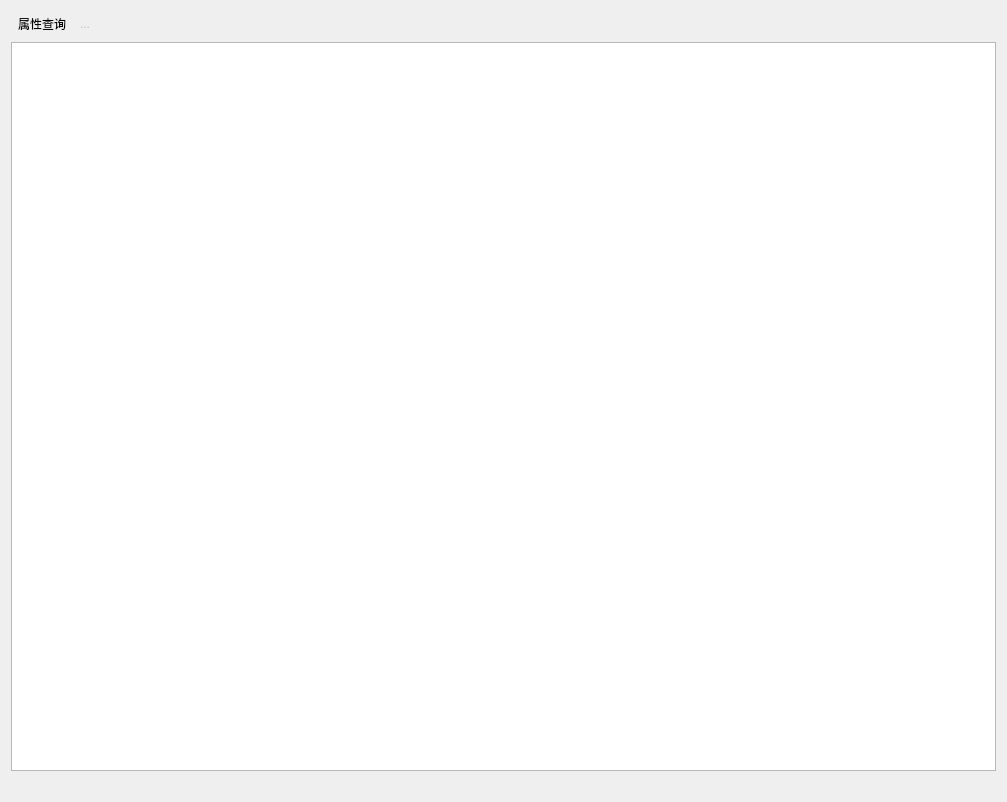
<?xml version="1.0" encoding="UTF-8"?>
<ui version="4.0">
 <class>Dialog</class>
 <widget class="QDialog" name="Dialog">
  <property name="geometry">
   <rect>
    <x>0</x>
    <y>0</y>
    <width>1007</width>
    <height>802</height>
   </rect>
  </property>
  <property name="windowTitle">
   <string>样本库统计表</string>
  </property>
  <layout class="QVBoxLayout" name="verticalLayout">
   <item>
    <layout class="QHBoxLayout" name="horizontalLayout">
     <property name="spacing">
      <number>0</number>
     </property>
     <item>
      <widget class="QToolButton" name="toolButton_AttributeSelect">
       <property name="toolTip">
        <string>属性查询</string>
       </property>
       <property name="text">
        <string>属性查询</string>
       </property>
       <property name="icon">
        <iconset resource="../settings/icon/SamplesStatistic.qrc">
         <normaloff>:/icon/AttributeQuery.png</normaloff>:/icon/AttributeQuery.png</iconset>
       </property>
       <property name="iconSize">
        <size>
         <width>25</width>
         <height>25</height>
        </size>
       </property>
       <property name="autoRepeat">
        <bool>false</bool>
       </property>
       <property name="autoExclusive">
        <bool>false</bool>
       </property>
       <property name="autoRepeatDelay">
        <number>300</number>
       </property>
       <property name="toolButtonStyle">
        <enum>Qt::ToolButtonIconOnly</enum>
       </property>
       <property name="autoRaise">
        <bool>true</bool>
       </property>
       <property name="arrowType">
        <enum>Qt::NoArrow</enum>
       </property>
      </widget>
     </item>
     <item>
      <widget class="QToolButton" name="toolButton_ClearSelect">
       <property name="enabled">
        <bool>false</bool>
       </property>
       <property name="toolTip">
        <string>清除属性选择</string>
       </property>
       <property name="text">
        <string>...</string>
       </property>
       <property name="icon">
        <iconset resource="../settings/icon/SamplesStatistic.qrc">
         <normaloff>:/icon/ClearSelection.png</normaloff>:/icon/ClearSelection.png</iconset>
       </property>
       <property name="iconSize">
        <size>
         <width>25</width>
         <height>25</height>
        </size>
       </property>
       <property name="autoRaise">
        <bool>true</bool>
       </property>
      </widget>
     </item>
     <item>
      <spacer name="horizontalSpacer">
       <property name="orientation">
        <enum>Qt::Horizontal</enum>
       </property>
       <property name="sizeHint" stdset="0">
        <size>
         <width>40</width>
         <height>20</height>
        </size>
       </property>
      </spacer>
     </item>
    </layout>
   </item>
   <item>
    <widget class="QTableView" name="tableView"/>
   </item>
   <item>
    <widget class="QLabel" name="label">
     <property name="text">
      <string/>
     </property>
    </widget>
   </item>
  </layout>
 </widget>
 <resources>
  <include location="../settings/icon/SamplesStatistic.qrc"/>
 </resources>
 <connections/>
</ui>
